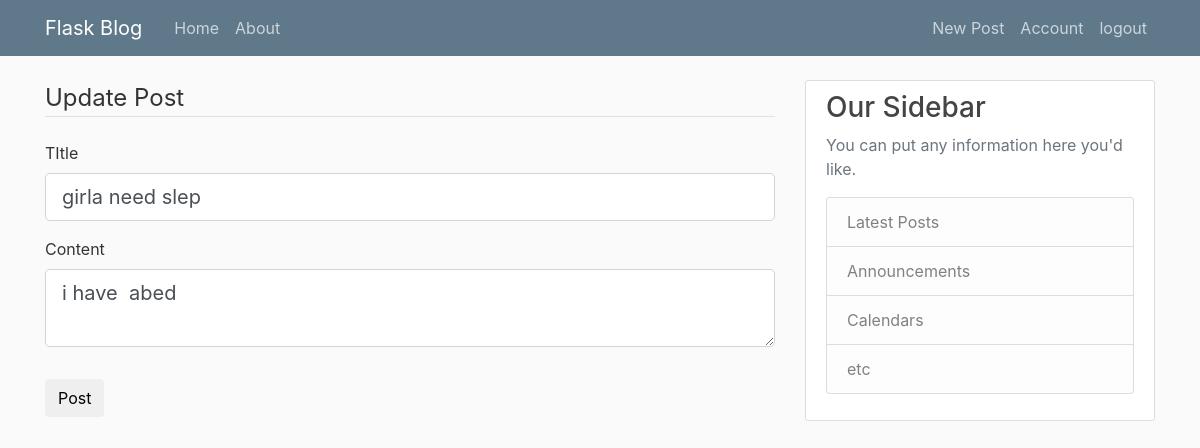
The app's page /post/14/update (signed in), older data.
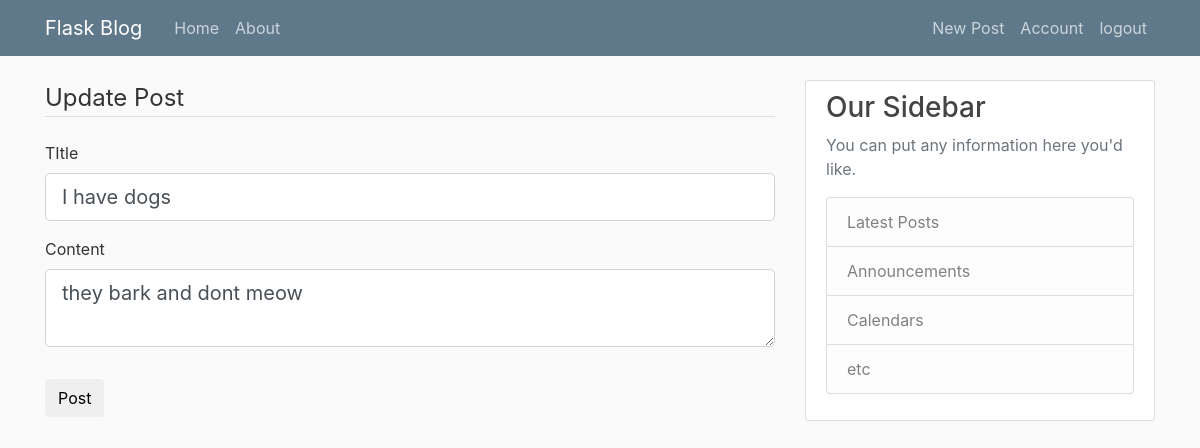
The same page, newer data.
### blog/models.py (models this page shows, shortened)
class Post(db.Model):
    id = db.Column(db.Integer, primary_key=True)
    title = db.Column(db.String(100), nullable=False)
    date_posted = db.Column(db.DateTime, nullable=False, default=datetime.utcnow)
    content = db.Column(db.Text, nullable=False)
    user_id = db.Column(db.Integer, db.ForeignKey('user.id'), nullable=False)

### blog/posts/routes.py (the view)
@posts.route('/post/<int:post_id>/update', methods=['GET', 'POST'])
@login_required
def update_post(post_id):
    post = Post.query.get_or_404(post_id)
    if post.author != current_user:
        abort(403)
    form = PostForm()
    if form.validate_on_submit():
        post.title = form.title.data
        post.content = form.content.data
        db.session.commit()
        flash('you updated your post','success')
        return redirect(url_for('posts.post', post_id=post.id))
    elif request.method == "GET":
        form.title.data = post.title
        form.content.data = post.content
    return render_template('create_post.html', title='Update Post', form=form, legend='Update Post')

### blog/posts/forms.py
class PostForm(FlaskForm):
    title = StringField('TItle', validators=[DataRequired()])
    content = TextAreaField('Content', validators=[DataRequired()])
    submit = SubmitField('Post')

### blog/models.py (called while the page is built)
@login_manager.user_loader
def load_user(user_id):
    return User.query.get(int(user_id))

### blog/templates/create_post.html (shortened to what this page needs)
{% extends 'layout.html' %}
{% block content%}
        <form method = 'POST' action=''>
            <fieldset class='form-group'>
                <legend class='border-bottom mb-4'> {{ legend }} </legend>
                <div class='form-group'>
                    {{ form.title.label(class='form-control-label') }}
                    {% if form.title.errors %}
                        {{ form.title(class='form-control form-control-lg is-invalid') }}
                        <div class='invalid-feedback'>
                        {% for error in form.title.errors %}
                            <span> {{ error }} </span>
                        {% endfor %}
                        </div>
                     {% else %}
                        {{form.title(class='form-control form-control-lg') }}
                    {% endif %}
                </div>
                <div class='form-group'>
                    {{ form.content.label(class='form-control-label') }}
                    {% if form.content.errors %}
                        {{ form.content(class='form-control form-control-lg is-invalid') }}
                        <div class='invalid-feedback'>
                        {% for error in form.content.errors %}
                            <span> {{ error }} </span>
                        {% endfor %}
                        </div>
                     {% else %}
                        {{form.content(class='form-control form-control-lg') }}
                    {% endif %}
                </div>
            </fieldset>
            <div class='form-group'>
                {{ form.submit(class='btn btn outline-info') }}
            </div>
        </form>{% endblock content%}

Row changes from the older to the newer data that the page shows:
changed Post: title "girla need slep" → "I have dogs"; content "i have abed" → "they bark and dont meow"
